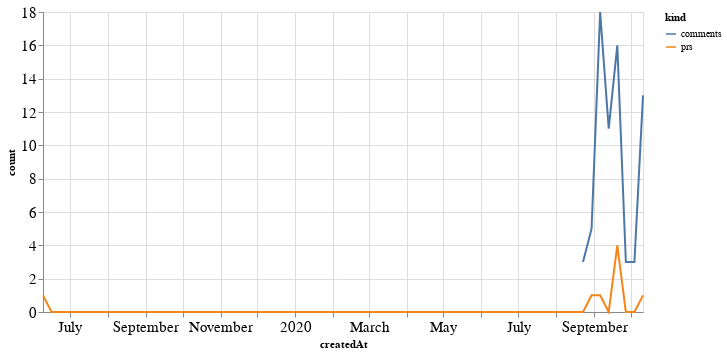

The notebook cell saved with this chart:
### Code cell
alt.Chart(total_time, width=600).mark_line().encode(
    x='createdAt',
    y='count',
    color='kind'
)

### Figure 1 — Vega-Lite specification as saved in the notebook (floating-point values rounded to 4 significant figures; data arrays with more than 128 entries replaced by an {"elided": "..."} marker saying what was removed)
{"config": {"axisLeft": {"labelFontSize": 15}, "axisBottom": {"labelFontSize": 15}}, "data": {"name": "data-df5ba8d02da6712e5d8794b9c8bc2faa"}, "mark": "line", "encoding": {"color": {"type": "nominal", "field": "kind"}, "x": {"type": "temporal", "field": "createdAt"}, "y": {"type": "quantitative", "field": "count"}}, "width": 600, "$schema": "https://vega.github.io/schema/vega-lite/v4.8.1.json", "datasets": {"data-df5ba8d02da6712e5d8794b9c8bc2faa": {"elided": "142 records"}}}
